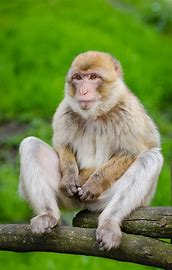
#> input picture monyet.jpg, 172 x 270 px
$ python 'Brightness, Contrass, Autolevel Contrass.py'
#> lines starting #> are read from the running program, lines starting #| are printed output that depends on the picture
import numpy as np
import cv2
import imageio.v2 as imageio
import matplotlib.pyplot as plt

#load gambar
img = cv2.imread("monyet.jpg")
#> img is the input picture: shape (270, 172, 3); mean B, G, R 69, 136, 113

#mendapatkan/define resolusi dan tipe gambar
#dipake diperulangan
img_height = img.shape[0]
#> img_height = 270
#tinggi gambar
img_widht = img.shape[1]
#> img_widht = 172
#lebar gambar
img_channel = img.shape[2]
#> img_channel = 3
 #banyaknya channel setiap pixel
img_type = img.dtype #type gambar

#BRIGHTNESS GRAYSCALE
#menampung image yang sudah dicerahkan
img_brightnes = np.zeros(img.shape, dtype=np.uint8)

#fungsi penambahan brightness dengan nilai yang menjadi parameter
def brighter(nilai):
#> called with nilai = -100
    for y in range(0,img_height): #height
        for x in range(0,img_widht):
            red = img[y][x][0]
            green = img[y][x][1]
            blue = img[y][x][2]
            gray = (int(red)+int(green)+int(blue))/3
            gray += nilai
            if gray >255:
                gray = 255
            if gray<0:
                gray=0
            img_brightnes[y][x] = (gray,gray,gray)
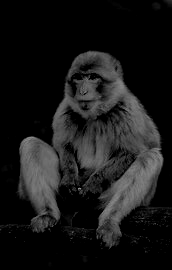
#> img_brightnes: shape (270, 172, 3); min 0, max 145, mean 24.8
#menampilkan gambar dengan parameter brightness-100 dan 100
brighter(-100)
plt.imshow(img_brightnes)
plt.title("Brightness -100")
plt.show()

brighter(100)
#> call 2 of brighter, with nilai = 100
#> after the loop in brighter (call 2), `for y in range(0,img_height):`:
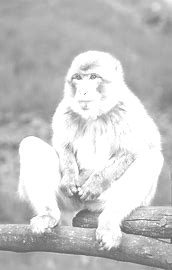
#> img_brightnes: shape (270, 172, 3); min 100, max 255, mean 198
plt.imshow(img_brightnes)
plt.title("Brightness 100")
plt.show()

#BRIGHTNES RGB
#membuat variabel img_rgbbright untuk menampung hasil
img_rgbbrightness = np.zeros(img.shape, dtype=np.uint8)
#Melakukan penambahan brightness dengan nilai yg menjadi parameter
def rgbbrighter(nilai):
#> called with nilai = -100
    for y in range(0,img_height):
        for x in range(0,img_widht):
            red= img[y][x][0]
            red+=nilai
            if red>255:
                red = 255
            if red<0:
                red=0
            green= img[y][x][1]
            green+=nilai
            if green>255:
                green = 255
            if green<0:
                green=0
            blue= img[y][x][2]
            blue+=nilai
            if blue>255:
                blue=255
            if blue<0:
                blue=0
            img_rgbbrightness[y][x]=(red,green,blue)
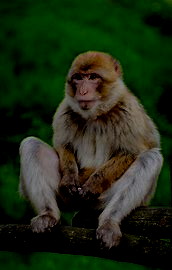
#> img_rgbbrightness: shape (270, 172, 3); mean B, G, R 20.5, 42.5, 29.5
#Menampilkan beberapa hasil dengan nilai brightness -100 dan 100
rgbbrighter(-100)
plt.imshow(img_rgbbrightness)
plt.title("Brightness -100")
plt.show()

rgbbrighter(100)
#> call 2 of rgbbrighter, with nilai = 100
#> after the loop in rgbbrighter (call 2), `for y in range(0,img_height):`:
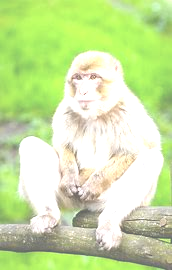
#> img_rgbbrightness: shape (270, 172, 3); mean B, G, R 163, 227.9, 202.5
plt.imshow(img_rgbbrightness)
plt.title("Brightness 100")
plt.show()

#CONTRAS
#Membuat variabel img_contrass untuk menampung hasil
img_contras = np.zeros(img.shape,dtype=np.uint8)

#Melakukan penambahan contrass dengan nilai yg menjadi parameter
def contras(nilai):
#> called with nilai = 2
    for y in range(0,img_height):
        for x in range(0,img_widht):
            red = img[y][x][0]
            green = img[y][x][1]
            blue = img[y][x][2]
            gray=(int(red)+int(green)+int(blue))/3
            gray+=nilai
            if gray>255:
                gray=255
            img_contras[y][x]=(gray,gray,gray)
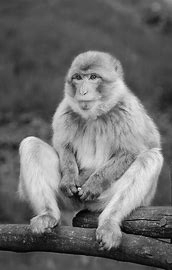
#> img_contras: shape (270, 172, 3); min 2, max 247, mean 107.7
#Menampilkan beberapa hasil dengan nilai brightness -100 dan 100
contras(2)
plt.imshow(img_contras)
plt.title("contrass 2")
plt.show()

contras(10)
plt.imshow(img_contras)
plt.title("contrass 3")
plt.show()

#CONTRASS AUTOLEVEL

#Membuat variabel img_contrass untuk menampung hasil
img_rgbcontrass = np.zeros(img.shape, dtype=np.uint8)

#Melakukan penambahan contrass secara otomatis
def rgbcontrass(nilai):
#> called with nilai = 20
    for y in range(0, img_height):
        for x in range(0, img_widht):
            red= img[y][x][0]
            red += nilai
            if red > 255:
                red = 255

            green= img[y][x][1]
            green += nilai
            if green > 255:
                green = 255

            blue= img[y][x][2]
            blue += nilai
            if blue > 255:
                blue = 255

            img_rgbcontrass[y][x]= (red, green, blue)
#Menampilkan hasil autolevel contrass
rgbcontrass(20)
plt.imshow(img_rgbcontrass)
plt.title('Contrass Autolevel 20')
plt.show()

rgbcontrass(100)
plt.imshow(img_rgbcontrass)
plt.title('Contrass Autolevel 100')
plt.show()

#contrast autoleve dengan grayscale
img_autocontrass=np.zeros(img.shape,dtype=np.uint8)

def autocontrass():
    xmax = 255
    xmin=0
    d=0

    for y in range(0,img_height):
        for x in range(0,img_widht):
            red = img[y][x][0]
            green = img[y][x][1]
            blue = img[y][x][2]
            gray = (int(red)+int(green)+int(blue))/3
            if gray<xmax:
                xmax=gray
            if gray>xmin:
                xmin=gray
#> after the loop, xmax = 0.333; xmin = 245
    d=xmin-xmax
#> d = 244.7
    for y in range(0,img_height):
        for x in range(0,img_widht):
            red=img[y][x][0]
            green=img[y][x][1]
            blue=img[y][x][2]
            gray=(int(red)+int(green)+int(blue))/3
            gray=int(float(255/d)*(gray-xmax))
            img_autocontrass[y][x]=(gray,gray,gray)
autocontrass()
plt.imshow(img_autocontrass)
plt.title('autocontrass')
plt.show()
